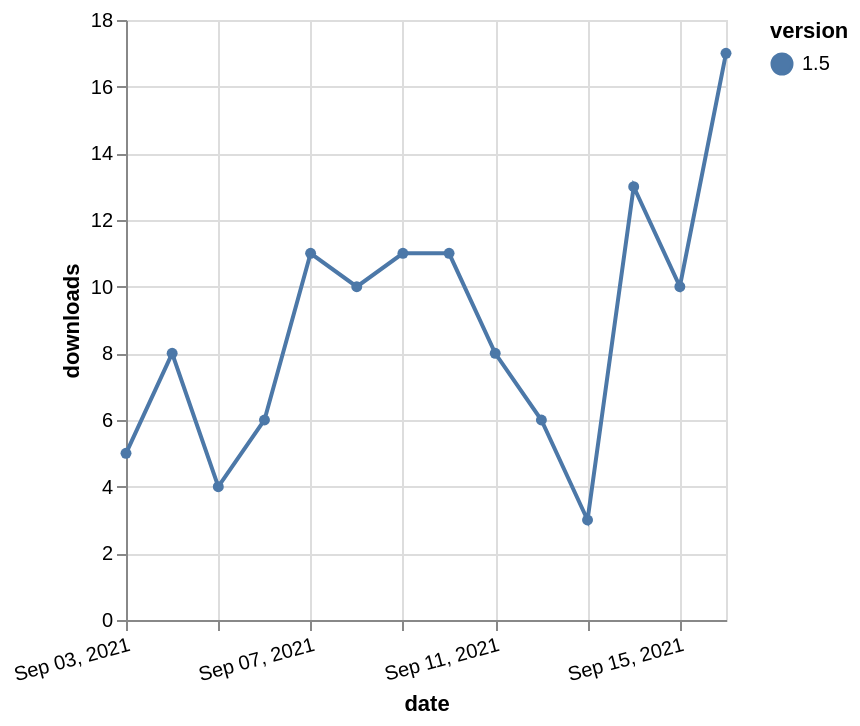

Express this chart as Vega-Lite.
### Vega-Lite specification from a JSON file in a GitHub repository (floating-point values rounded to 4 significant figures)
{"$schema": "https://vega.github.io/schema/vega-lite/v5.json", "description": "A simple bar chart with embedded data.", "data": {"values": [{"date": "2021-09-03", "total": 23390, "delta": 5, "version": "1.5"}, {"date": "2021-09-04", "total": 23398, "delta": 8, "version": "1.5"}, {"date": "2021-09-05", "total": 23402, "delta": 4, "version": "1.5"}, {"date": "2021-09-06", "total": 23408, "delta": 6, "version": "1.5"}, {"date": "2021-09-07", "total": 23419, "delta": 11, "version": "1.5"}, {"date": "2021-09-08", "total": 23429, "delta": 10, "version": "1.5"}, {"date": "2021-09-09", "total": 23440, "delta": 11, "version": "1.5"}, {"date": "2021-09-10", "total": 23451, "delta": 11, "version": "1.5"}, {"date": "2021-09-11", "total": 23459, "delta": 8, "version": "1.5"}, {"date": "2021-09-12", "total": 23465, "delta": 6, "version": "1.5"}, {"date": "2021-09-13", "total": 23468, "delta": 3, "version": "1.5"}, {"date": "2021-09-14", "total": 23481, "delta": 13, "version": "1.5"}, {"date": "2021-09-15", "total": 23491, "delta": 10, "version": "1.5"}, {"date": "2021-09-16", "total": 23508, "delta": 17, "version": "1.5"}]}, "width": "container", "mark": {"type": "line", "point": {"filled": true}}, "encoding": {"x": {"field": "date", "type": "temporal", "timeUnit": "yearmonthdate", "title": "date", "axis": {"labelAngle": -15}}, "y": {"field": "delta", "type": "quantitative", "title": "downloads"}, "color": {"field": "version", "type": "nominal"}, "tooltip": {"field": "delta"}}}
